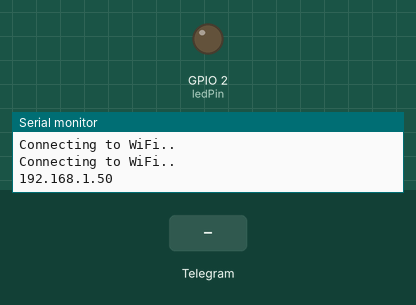
Simulated run of this sketch. Board: ESP8266 (NodeMCU). Shown: output pins drawn as LEDs (lit = HIGH), the last lines printed to the serial monitor. Inputs (shaded band) come from the test bench. WiFi joins after 1.5 s; servers stay silent unless stated; the local clock reads 2024-03-15 10:24:30 at power-on unless the sketch sets it.

Above: at 3.2 s.
3.3 s: Telegram message "/led_on" received
At 4.5 s:
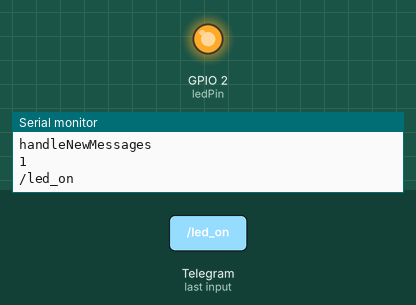
7.0 s: Telegram message "/led_off" received
At 9.3 s:
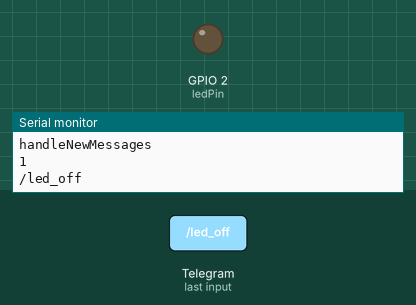
Timing chart, 0 to 10.8 s (numbered marks = the images above; inputs shaded):
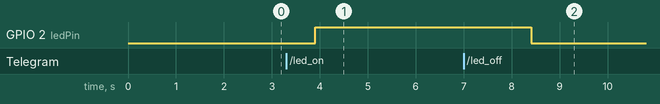

Measured:
- after the input at 3.3 s, GPIO 2 (ledPin): LOW → HIGH after 0.60 s
- after the input at 7.0 s, GPIO 2 (ledPin): HIGH → LOW after 1.4 s

The sketch:

Telegram_Automation.ino
```cpp
#ifdef ESP32
  #include <WiFi.h>
#else
  #include <ESP8266WiFi.h>
#endif
#include <WiFiClientSecure.h>
#include <UniversalTelegramBot.h>   // Universal Telegram Bot Library written by Brian Lough: https://github.com/witnessmenow/Universal-Arduino-Telegram-Bot
#include <ArduinoJson.h>

// Replace with your network credentials
const char* ssid = "123456";
const char* password = "11223344";

// Initialize Telegram BOT
#define BOTtoken "7081364617:AAF6nJs0ihhpl1c8wGUh21xiuk8wlFJU2n8"  // your Bot Token (Get from Botfather)

#define CHAT_ID "-1002129574130"

#ifdef ESP8266
  X509List cert(TELEGRAM_CERTIFICATE_ROOT);
#endif

WiFiClientSecure client;
UniversalTelegramBot bot(BOTtoken, client);

// Checks for new messages every 1 second.
int botRequestDelay = 1000;
unsigned long lastTimeBotRan;

const int ledPin = 2;
bool ledState = LOW;

// Handle what happens when you receive new messages
void handleNewMessages(int numNewMessages) {
  Serial.println("handleNewMessages");
  Serial.println(String(numNewMessages));

  for (int i=0; i<numNewMessages; i++) {
    // Chat id of the requester
    String chat_id = String(bot.messages[i].chat_id);

    if (chat_id != CHAT_ID){
      bot.sendMessage(chat_id, "Unauthorized user", "");
      continue;
    }

    // Print the received message
    String text = bot.messages[i].text;
    Serial.println(text);

    String from_name = bot.messages[i].from_name;
    int atIndex = text.indexOf('@');
    if (atIndex != -1) {
      text = text.substring(0, atIndex);
    }
    if (text == "/start") {
      String welcome = "Welcome, " + from_name + ".\n";
      welcome += "Use the following commands to control your outputs.\n\n";
      welcome += "/led_on to turn GPIO ON \n";
      welcome += "/led_off to turn GPIO OFF \n";
      welcome += "/state to request current GPIO state \n";
      bot.sendMessage(chat_id, welcome, "");
    }

    if (text == "/led_on") {
      bot.sendMessage(chat_id, "LED state set to ON", "");
      ledState = HIGH;
      digitalWrite(ledPin, ledState);
    }

    if (text == "/led_off") {
      bot.sendMessage(chat_id, "LED state set to OFF", "");
      ledState = LOW;
      digitalWrite(ledPin, ledState);
    }

    if (text == "/state") {
      if (digitalRead(ledPin)){
        bot.sendMessage(chat_id, "LED is ON", "");
      }
      else{
        bot.sendMessage(chat_id, "LED is OFF", "");
      }
    }
  }
}

void setup() {
  Serial.begin(115200);

  #ifdef ESP8266
    configTime(0, 0, "pool.ntp.org");      // get UTC time via NTP
    client.setTrustAnchors(&cert); // Add root certificate for api.telegram.org
  #endif

  pinMode(ledPin, OUTPUT);
  digitalWrite(ledPin, ledState);

  // Connect to Wi-Fi
  WiFi.mode(WIFI_STA);
  WiFi.begin(ssid, password);
  #ifdef ESP32
    client.setCACert(TELEGRAM_CERTIFICATE_ROOT); // Add root certificate for api.telegram.org
  #endif
  while (WiFi.status() != WL_CONNECTED) {
    delay(1000);
    Serial.println("Connecting to WiFi..");
  }
  // Print ESP32 Local IP Address
  Serial.println(WiFi.localIP());
}

void loop() {
  if (millis() > lastTimeBotRan + botRequestDelay)  {
    int numNewMessages = bot.getUpdates(bot.last_message_received + 1);

    while(numNewMessages) {
      Serial.println("got response");
      handleNewMessages(numNewMessages);
      numNewMessages = bot.getUpdates(bot.last_message_received + 1);
    }
    lastTimeBotRan = millis();
  }
}
```
